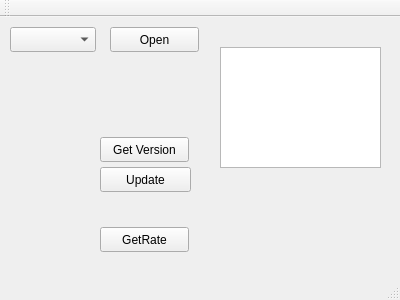
<?xml version="1.0" encoding="UTF-8"?>
<ui version="4.0">
 <class>MainWindow</class>
 <widget class="QMainWindow" name="MainWindow">
  <property name="geometry">
   <rect>
    <x>0</x>
    <y>0</y>
    <width>400</width>
    <height>300</height>
   </rect>
  </property>
  <property name="windowTitle">
   <string>SQM-160 commander</string>
  </property>
  <widget class="QWidget" name="centralWidget">
   <widget class="QPushButton" name="buttonGetVersion">
    <property name="geometry">
     <rect>
      <x>100</x>
      <y>120</y>
      <width>89</width>
      <height>25</height>
     </rect>
    </property>
    <property name="text">
     <string>Get Version</string>
    </property>
   </widget>
   <widget class="QPushButton" name="buttonUpdateFilmParameters">
    <property name="geometry">
     <rect>
      <x>100</x>
      <y>150</y>
      <width>91</width>
      <height>25</height>
     </rect>
    </property>
    <property name="text">
     <string>Update</string>
    </property>
   </widget>
   <widget class="QPushButton" name="buttonGetRate">
    <property name="geometry">
     <rect>
      <x>100</x>
      <y>210</y>
      <width>89</width>
      <height>25</height>
     </rect>
    </property>
    <property name="text">
     <string>GetRate</string>
    </property>
   </widget>
   <widget class="QComboBox" name="comboPorts">
    <property name="geometry">
     <rect>
      <x>10</x>
      <y>10</y>
      <width>86</width>
      <height>25</height>
     </rect>
    </property>
   </widget>
   <widget class="QPushButton" name="buttonOpenSerial">
    <property name="geometry">
     <rect>
      <x>110</x>
      <y>10</y>
      <width>89</width>
      <height>25</height>
     </rect>
    </property>
    <property name="text">
     <string>Open</string>
    </property>
   </widget>
   <widget class="QPlainTextEdit" name="boxReceive">
    <property name="geometry">
     <rect>
      <x>220</x>
      <y>30</y>
      <width>161</width>
      <height>121</height>
     </rect>
    </property>
   </widget>
  </widget>
  <widget class="QMenuBar" name="menuBar">
   <property name="geometry">
    <rect>
     <x>0</x>
     <y>0</y>
     <width>400</width>
     <height>22</height>
    </rect>
   </property>
  </widget>
  <widget class="QToolBar" name="mainToolBar">
   <attribute name="toolBarArea">
    <enum>TopToolBarArea</enum>
   </attribute>
   <attribute name="toolBarBreak">
    <bool>false</bool>
   </attribute>
  </widget>
  <widget class="QStatusBar" name="statusBar"/>
 </widget>
 <layoutdefault spacing="6" margin="11"/>
 <resources/>
 <connections/>
</ui>
